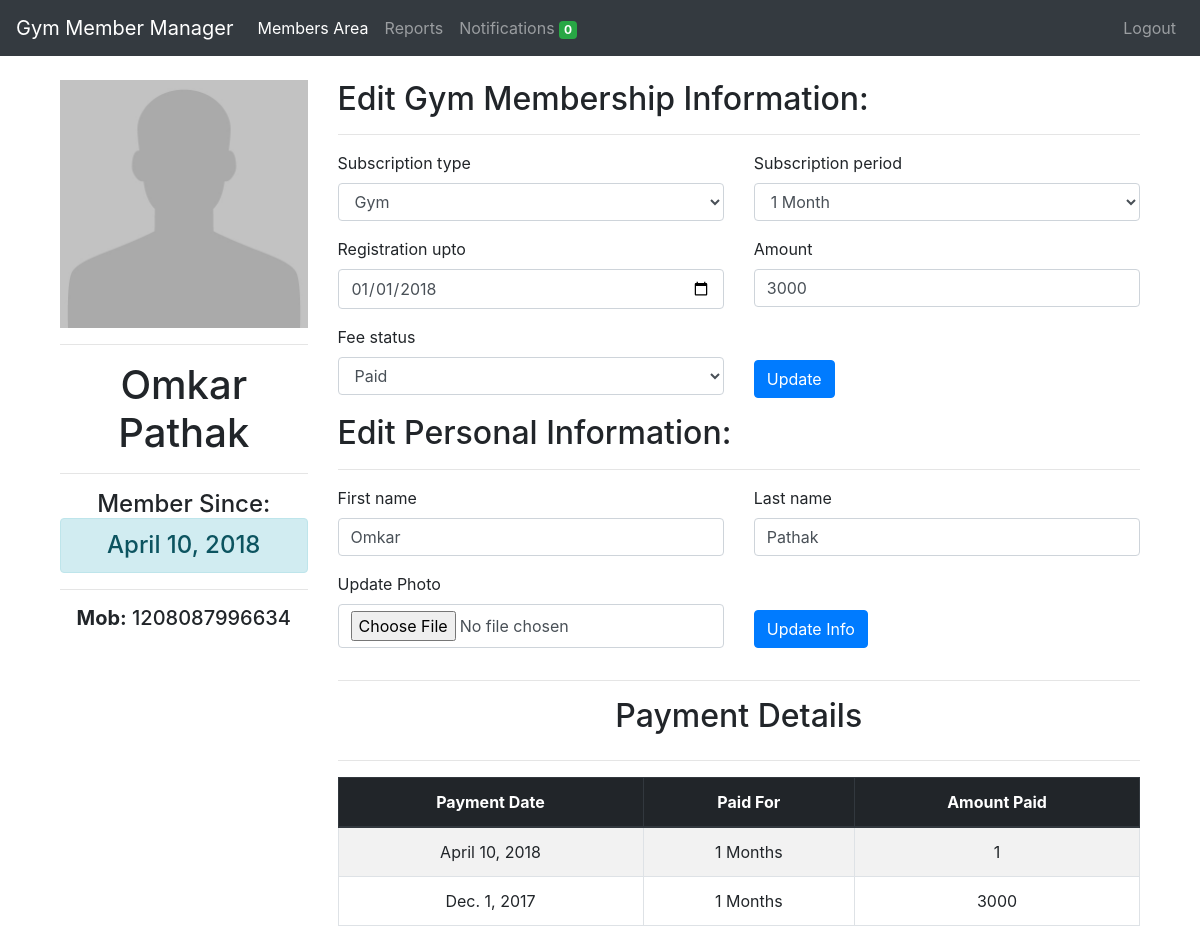
Before: /members/update/13/ (signed in) with the older database file.
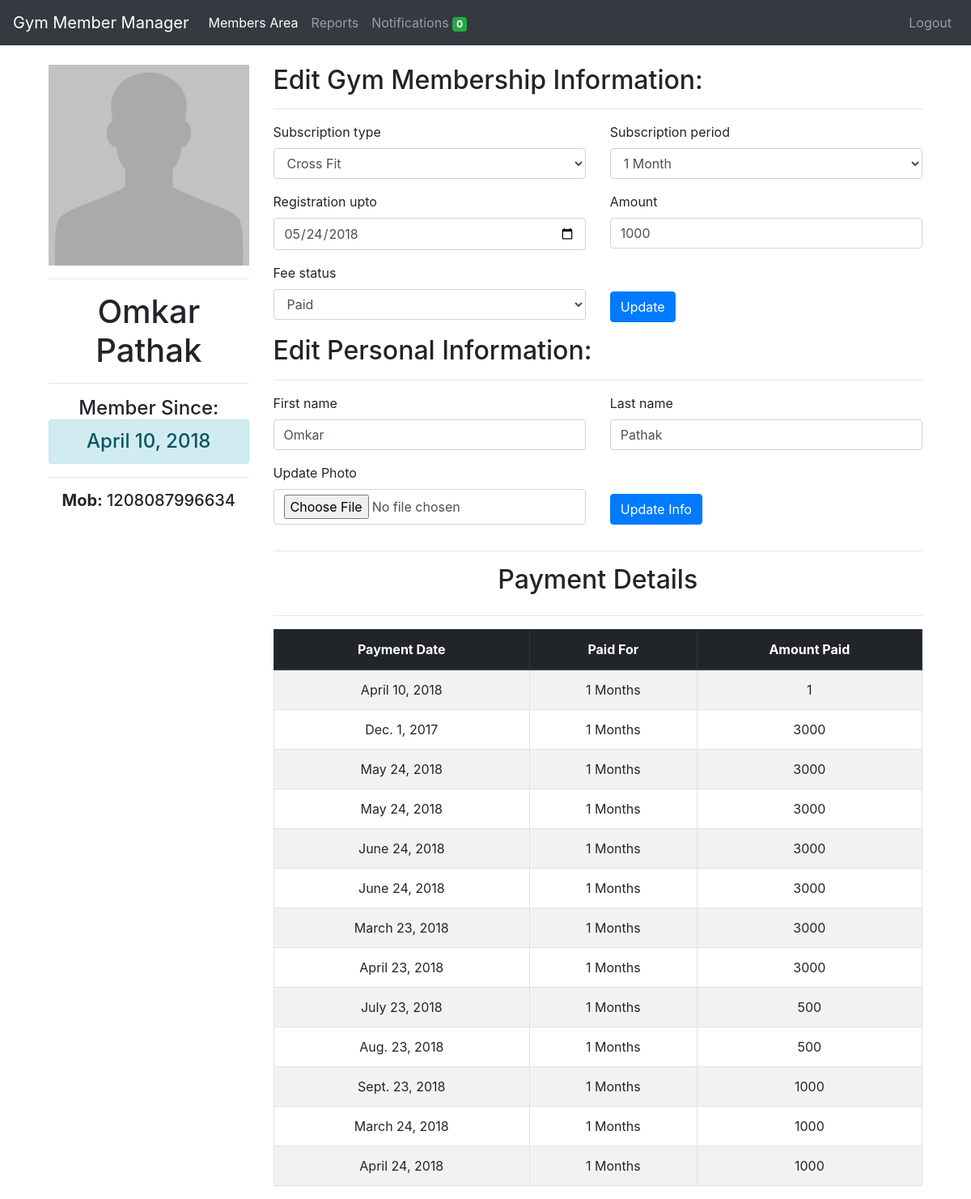
After: the same page with the newer database file.
### members/models.py (models this page shows, shortened)
class Member(models.Model):
	member_id = models.AutoField(primary_key=True)
	first_name = models.CharField(max_length=50)
	last_name = models.CharField(max_length=50)
	mobile_number = models.IntegerField(unique=True)
	email = models.EmailField(null=True, blank=True)
	address = models.CharField(max_length=300, blank=True)
	admitted_on = models.DateField(auto_now_add=True)
	registration_date = models.DateField()
	registration_upto = models.DateField()
	subscription_type  = models.CharField(
									max_length=30,
									choices=SUBSCRIPTION_TYPE_CHOICES,
									default=SUBSCRIPTION_TYPE_CHOICES[0][0])
	subscription_period = models.CharField(
									max_length=30,
									choices=SUBSCRIPTION_PERIOD_CHOICES,
									default=SUBSCRIPTION_PERIOD_CHOICES[0][0])
	amount = models.IntegerField()
	fee_status = models.CharField(
								max_length=30,
								choices=FEE_STATUS,
								default=FEE_STATUS[0][0])
	batch = models.CharField(
							max_length=30,
							choices=BATCH,
							default=BATCH[0][0])
	photo = models.FileField(upload_to='photos/', blank=True)
	notification = models.IntegerField(default=2, blank=True)

### payments/models.py (models this page shows)
class Payments(models.Model):
    user = models.ForeignKey(Member, on_delete=models.CASCADE)
    payment_date = models.DateField()
    payment_period = models.IntegerField()
    payment_amount = models.IntegerField()

### members/views.py (the view, shortened to what this page needs)
# urls.py: path('update/<int:id>/', login_required(views.update_member), name='update_member'),
def update_member(request, id):
    subs_end_today_count = Member.objects.filter(
                                            registration_upto=datetime.datetime.now(),
                                            notification=1
                                            ).count()
    if request.method == 'POST' and request.POST.get('gym_membership'):
        object = Member.objects.get(pk=id)
        object.registration_date =  request.POST.get('registration_date')
        day = parser.parse(request.POST.get('registration_date')).day
        last_day = parser.parse(str(object.registration_upto)).day
        month = parser.parse(request.POST.get('registration_date')).month
        last_month = parser.parse(str(object.registration_upto)).month
        if (day != last_day and month == last_month) or (request.POST.get('fee_status') == 'pending'):
            object.registration_upto =  parser.parse(request.POST.get('registration_date'))
            object.fee_status = request.POST.get('fee_status')
            object.amount = request.POST.get('amount')
            object.save()
        else:
            object.registration_upto =  parser.parse(request.POST.get('registration_date')) + delta.relativedelta(months=int(request.POST.get('subscription_period')))
            object.subscription_type =  request.POST.get('subscription_type')
            object.subscription_period =  request.POST.get('subscription_period')
            object.fee_status = request.POST.get('fee_status')
            object.amount =  request.POST.get('amount')
            object.notification =  2
            object.save()
            if object.fee_status == 'paid':
                check = Payments.objects.filter(
                    payment_date=object.registration_date,
                    user__pk=object.pk).count()
                if check == 0:
                    payments = Payments(
                                        user=object,
                                        payment_date=object.registration_date,
                                        payment_period=object.subscription_period,
                                        payment_amount=object.amount)
                    payments.save()
        subs_end_today_count = Member.objects.filter(
                                            registration_upto=datetime.datetime.now(),
                                            notification=1
                                            ).count()
        user = Member.objects.get(pk=id)
        gym_form = UpdateMemberGymForm(initial={
                                'registration_date': user.registration_upto,
                                'registration_upto': user.registration_upto,
                                'subscription_type': user.subscription_type,
                                'subscription_period': user.subscription_period,
                                'amount': user.amount,
                                'fee_status': user.fee_status,
                                })
        info_form = UpdateMemberInfoForm(initial={
                                'first_name': user.first_name,
                                'last_name': user.last_name,
                                })
        try:
            payments = Payments.objects.filter(user=user)
        except Payments.DoesNotExist:
            payments = 'No Records'
        return render(request,
            'update.html',
            {
                'payments': payments,
                'gym_form': gym_form,
                'info_form': info_form,
                'user': user,
                'updated': 'Record Updated Successfully',
                'subs_end_today_count': subs_end_today_count,
            })
    else:
        user = Member.objects.get(pk=id)
        if len(Payments.objects.filter(user=user)) > 0:
            payments = Payments.objects.filter(user=user)
        else:
            payments = 'No Records'
        gym_form = UpdateMemberGymForm(initial={
                                'registration_date': user.registration_upto,
                                'registration_upto': user.registration_upto,
                                'subscription_type': user.subscription_type,
                                'subscription_period': user.subscription_period,
                                'amount': user.amount,
                                'fee_status': user.fee_status,
                                })
        info_form = UpdateMemberInfoForm(initial={
                                'first_name': user.first_name,
                                'last_name': user.last_name,
                                })
    return render(request,
                    'update.html',
                    {
                        'payments': payments,
                        'gym_form': gym_form,
                        'info_form': info_form,
                        'user': user,
                        'subs_end_today_count': subs_end_today_count,
                    }
                )

### members/models.py
class UpdateMemberGymForm(forms.Form):
	registration_date = forms.DateField(widget=forms.DateInput(attrs={'type': 'date'}))
	registration_upto = forms.DateField(widget=forms.DateInput(attrs={'type': 'date'}))
	subscription_type  = forms.ChoiceField(choices=SUBSCRIPTION_TYPE_CHOICES)
	subscription_period = forms.ChoiceField(choices=SUBSCRIPTION_PERIOD_CHOICES)
	fee_status = forms.ChoiceField(choices=FEE_STATUS)
	amount = forms.IntegerField()

class UpdateMemberInfoForm(forms.Form):
	first_name = forms.CharField(max_length=50)
	last_name = forms.CharField(max_length=50)
	photo = forms.FileField(label='Update Photo', required=False)

### members/templatetags/tags.py (called while the page is built)
@register.filter(name='add_css')
def add_css(field, css):
    return field.as_widget(attrs={"class": css})

### members/templates/update.html (shortened to what this page needs)
{% extends 'base.html' %}
{% load tags %}
{% block content %}
    <div class="container">
      <div class="row">
        <div class="col-md-3">
          {% if user.photo %}
          <img src="{{ user.photo.url }}" class="img-fluid">
          {% else %}
          <img src="/media/default.jpg" class="img-fluid">
          {% endif %}
          <hr>
          <h1 class="text-center">{{ user.first_name }} {{ user.last_name }}</h1>
          <hr>
          <h4 class="text-center">Member Since:<div class="alert alert-info">{{ user.admitted_on }}</div></h4>
          <hr>
          <h5 class="text-center"><strong>Mob:</strong> {{ user.mobile_number }}</h5>
        </div>
        <div class="col">
          <h2>Edit Gym Membership Information:</h2>
          <hr>
          <form method="POST" action="{% url 'update_member' user.member_id %}" style="margin-top: 2%" enctype="multipart/form-data">
              <div class="row">
                  <div class="form-group col-lg-6 col-md-6 col-sm-12 col-xs-12">
                    <label for="subscription_type">{{ gym_form.subscription_type.label }}</label>
                    {{ gym_form.subscription_type | add_css:"form-control" }}
                  </div>
                  <div class="form-group col-lg-6 col-md-6 col-sm-12 col-xs-12">
                    <label for="subscription_period">{{ gym_form.subscription_period.label }}</label>
                    {{ gym_form.subscription_period | add_css:"form-control" }}
                  </div>
              </div>
              <div class="row">
                <div class="form-group col-lg-6 col-md-6 col-sm-12 col-xs-12">
                  <label for="registration_upto">{{ gym_form.registration_upto.label }}</label>
                  {{ gym_form.registration_date | add_css:"form-control" }}
                </div>
                <div class="form-group col-lg-6 col-md-6 col-sm-12 col-xs-12">
                  <label for="amount">{{ gym_form.amount.label }}</label>
                  {{ gym_form.amount | add_css:"form-control" }}
                </div>
              </div>
              <div class="row">
                <div class="form-group col-lg-6 col-md-6 col-sm-12 col-xs-12">
                  <label for="photo">{{ gym_form.fee_status.label }}</label>
                  {{ gym_form.fee_status | add_css:"form-control" }}
                </div>
                <div class="form-group col-lg-6 col-md-6 col-sm-12 col-xs-12">
                  <input type="submit" class="btn btn-primary" name="gym_membership" value="Update" style="margin-top: 9%;" />
                </div>
              </div>
            </form>
            <h2>Edit Personal Information:</h2>
            <hr>
            <form method="POST" action="{% url 'update_member' user.member_id %}" style="margin-top: 2%" enctype="multipart/form-data">
              <div class="row">
                <div class="form-group col">
                  <label for="first_name">{{ info_form.first_name.label }}</label>
                    {{ info_form.first_name | add_css:"form-control" }}
                </div>
                <div class="form-group col">
                  <label for="last_name">{{ info_form.last_name.label }}</label>
                    {{ info_form.last_name | add_css:"form-control" }}
                </div>
              </div>
              <div class="row">
                <div class="form-group col-lg-6 col-md-6 col-sm-12 col-xs-12">
                  <label for="photo">{{ info_form.photo.label }}</label>
                  {{ info_form.photo | add_css:"form-control" }}
                </div>
                <div class="form-group col-lg-6 col-md-6 col-sm-12 col-xs-12">
                  <input type="submit" class="btn btn-primary" name="info" value="Update Info" style="margin-top: 10%;" />
                </div>
              </div>
            </form>
            <hr>
            <div class="row text-center">
              <div class="col"><h2>Payment Details</h2></div>
            </div>
            <hr>
            {% if payments != 'No Records' %}
            <table class="table table-striped table-bordered">
              <thead class="text-center thead-dark">
                <tr>
                  <th scope="col">Payment Date</th>
                  <th scope="col">Paid For</th>
                  <th scope="col">Amount Paid</th>
                </tr>
              </thead>
              <tbody class="text-center">
                {% for pays in payments %}
                  <tr>
                    <td>{{ pays.payment_date }}</td>
                    <td>{{ pays.payment_period }} Months</td>
                    <td>{{ pays.payment_amount }}</td>
                  </tr>
                {% endfor %}
              </tbody>
            </table>
          {% else %}
          <div class="row text-center">
            <div class="alert alert-warning col"> <strong>{{ payments }}</strong> </div>
          </div>
          {% endif %}
        </div>
      </div>
    </div>
{% endblock %}

### templates/base.html (shortened to what this page needs)
<!doctype html>
{% load static %}
<html lang="en">
  <head>
    <link rel="stylesheet" href="{% static 'css/bootstrap.min.css' %}">
    <link rel="stylesheet" href="{% static 'css/style.css' %}">
  </head>
  <body>
    <nav class="navbar navbar-expand-lg navbar-dark bg-dark">
      <a class="navbar-brand" href="#">Gym Member Manager</a>
      {% if request.user.username %}
      <div class="collapse navbar-collapse" id="navbarNav">
        <ul class="navbar-nav">
          <li class="nav-item active">
            <a class="nav-link" href="{% url 'members'%}">Members Area<span class="sr-only">(current)</span></a>
          </li>
          <li class="nav-item">
            <a class="nav-link" href="{% url 'reports' %}">Reports</a>
          </li>
          <li class="nav-item">
            <a class="nav-link" href="{% url 'notifications'%}">Notifications <span class="badge badge-success">{{ subs_end_today_count }}</span></a>
          </li>
        </ul>
        <ul class="navbar-nav ml-auto">
          <li class="nav-item">
            <a class="nav-link" href="{% url 'logout'%}">Logout</a>
          </li>
        </ul>
        {% endif %}
      </div>
    </nav>
    <div class="container" style="margin-top: 2%">
        {% block content %}
        {% endblock %}
    </div>
  </body>
</html>

Changed rows visible on the page:
added Payments: payment_date "May 24, 2018", payment_period "1", payment_amount "3000"
added Payments: payment_date "May 24, 2018", payment_period "1", payment_amount "3000"
added Payments: payment_date "June 24, 2018", payment_period "1", payment_amount "3000"
added Payments: payment_date "June 24, 2018", payment_period "1", payment_amount "3000"
added Payments: payment_date "March 23, 2018", payment_period "1", payment_amount "3000"
added Payments: payment_date "April 23, 2018", payment_period "1", payment_amount "3000"
added Payments: payment_date "July 23, 2018", payment_period "1", payment_amount "500"
added Payments: payment_date "Aug. 23, 2018", payment_period "1", payment_amount "500"
added Payments: payment_date "Sept. 23, 2018", payment_period "1", payment_amount "1000"
added Payments: payment_date "March 24, 2018", payment_period "1", payment_amount "1000"
added Payments: payment_date "April 24, 2018", payment_period "1", payment_amount "1000"
Other visible differences:
form field subscription_type: "Gym" → "Cross Fit"
form field registration_date: "01/01/2018" → "05/24/2018"
form field amount: "3000" → "1000"
